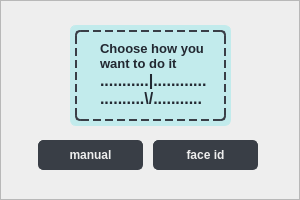
<?xml version="1.0" encoding="UTF-8"?>
<ui version="4.0">
 <class>dialog_hand_auto</class>
 <widget class="QDialog" name="dialog_hand_auto">
  <property name="geometry">
   <rect>
    <x>0</x>
    <y>0</y>
    <width>300</width>
    <height>200</height>
   </rect>
  </property>
  <property name="minimumSize">
   <size>
    <width>300</width>
    <height>200</height>
   </size>
  </property>
  <property name="maximumSize">
   <size>
    <width>300</width>
    <height>200</height>
   </size>
  </property>
  <property name="windowTitle">
   <string>Dialog</string>
  </property>
  <widget class="QFrame" name="dialog_hand_auto_back_frame">
   <property name="geometry">
    <rect>
     <x>0</x>
     <y>0</y>
     <width>300</width>
     <height>200</height>
    </rect>
   </property>
   <property name="styleSheet">
    <string notr="true">.QFrame {
	
	background-color: rgb(238, 238, 238);
}</string>
   </property>
   <property name="frameShape">
    <enum>QFrame::StyledPanel</enum>
   </property>
   <property name="frameShadow">
    <enum>QFrame::Raised</enum>
   </property>
   <widget class="QPushButton" name="dialog_hand_auto_manual_button">
    <property name="geometry">
     <rect>
      <x>38</x>
      <y>140</y>
      <width>105</width>
      <height>30</height>
     </rect>
    </property>
    <property name="styleSheet">
     <string notr="true">.QPushButton {
	background-color:  #393E46;
	color: #EEEEEE;
	font-size: 12px;
	font-weight: bold;
	border: 1px solid #393E46;
	border-radius: 5px;
}

.QPushButton:hover {
	background-color: #00ADB5;
	border-color:  #00ADB5;
}
.QPushButton:pressed {
	background-color: #222831;
}</string>
    </property>
    <property name="text">
     <string>manual</string>
    </property>
   </widget>
   <widget class="QPushButton" name="dialog_hand_auto_auto_button">
    <property name="geometry">
     <rect>
      <x>153</x>
      <y>140</y>
      <width>105</width>
      <height>30</height>
     </rect>
    </property>
    <property name="styleSheet">
     <string notr="true">.QPushButton {
	background-color:  #393E46;
	color: #EEEEEE;
	font-size: 12px;
	font-weight: bold;
	border: 1px solid #393E46;
	border-radius: 5px;
}

.QPushButton:hover {
	background-color: #00ADB5;
	border-color:  #00ADB5;
}

.QPushButton:pressed {
	background-color: #222831;
}</string>
    </property>
    <property name="text">
     <string>face id</string>
    </property>
   </widget>
   <widget class="QFrame" name="dialog_hand_auto_text_frame">
    <property name="geometry">
     <rect>
      <x>70</x>
      <y>25</y>
      <width>161</width>
      <height>101</height>
     </rect>
    </property>
    <property name="styleSheet">
     <string notr="true">.QFrame {
	border: 1px solid #c2ebec;
	border-radius: 6px;
	background-color: #c2ebec;
}</string>
    </property>
    <property name="frameShape">
     <enum>QFrame::StyledPanel</enum>
    </property>
    <property name="frameShadow">
     <enum>QFrame::Raised</enum>
    </property>
    <widget class="QLabel" name="dialog_hand_auto_frame_label">
     <property name="geometry">
      <rect>
       <x>5</x>
       <y>5</y>
       <width>151</width>
       <height>91</height>
      </rect>
     </property>
     <property name="styleSheet">
      <string notr="true">.QLabel {
	border: 2px dashed #393E46;
	border-radius: 5px;
	padding: 40px;
}</string>
     </property>
     <property name="text">
      <string/>
     </property>
    </widget>
    <widget class="QLabel" name="dialog_hand_auto_text_label">
     <property name="geometry">
      <rect>
       <x>30</x>
       <y>10</y>
       <width>111</width>
       <height>80</height>
      </rect>
     </property>
     <property name="styleSheet">
      <string notr="true">.QLabel {
	font-size: 10px;
	font-weight: bold;
	text-align: center;
	color: #222831
}</string>
     </property>
     <property name="text">
      <string>&lt;html&gt;&lt;head/&gt;&lt;body&gt;&lt;p&gt;&lt;span style=&quot; font-size:10pt;&quot;&gt;Choose how you&lt;/span&gt;&lt;br/&gt;&lt;span style=&quot; font-size:10pt;&quot;&gt;want to do it&lt;/span&gt;&lt;br/&gt;&lt;span style=&quot; font-size:12pt;&quot;&gt;...........|............&lt;/span&gt;&lt;br/&gt;&lt;span style=&quot; font-size:12pt;&quot;&gt;..........\/...........&lt;/span&gt;&lt;/p&gt;&lt;/body&gt;&lt;/html&gt;</string>
     </property>
    </widget>
   </widget>
  </widget>
 </widget>
 <resources/>
 <connections/>
</ui>
